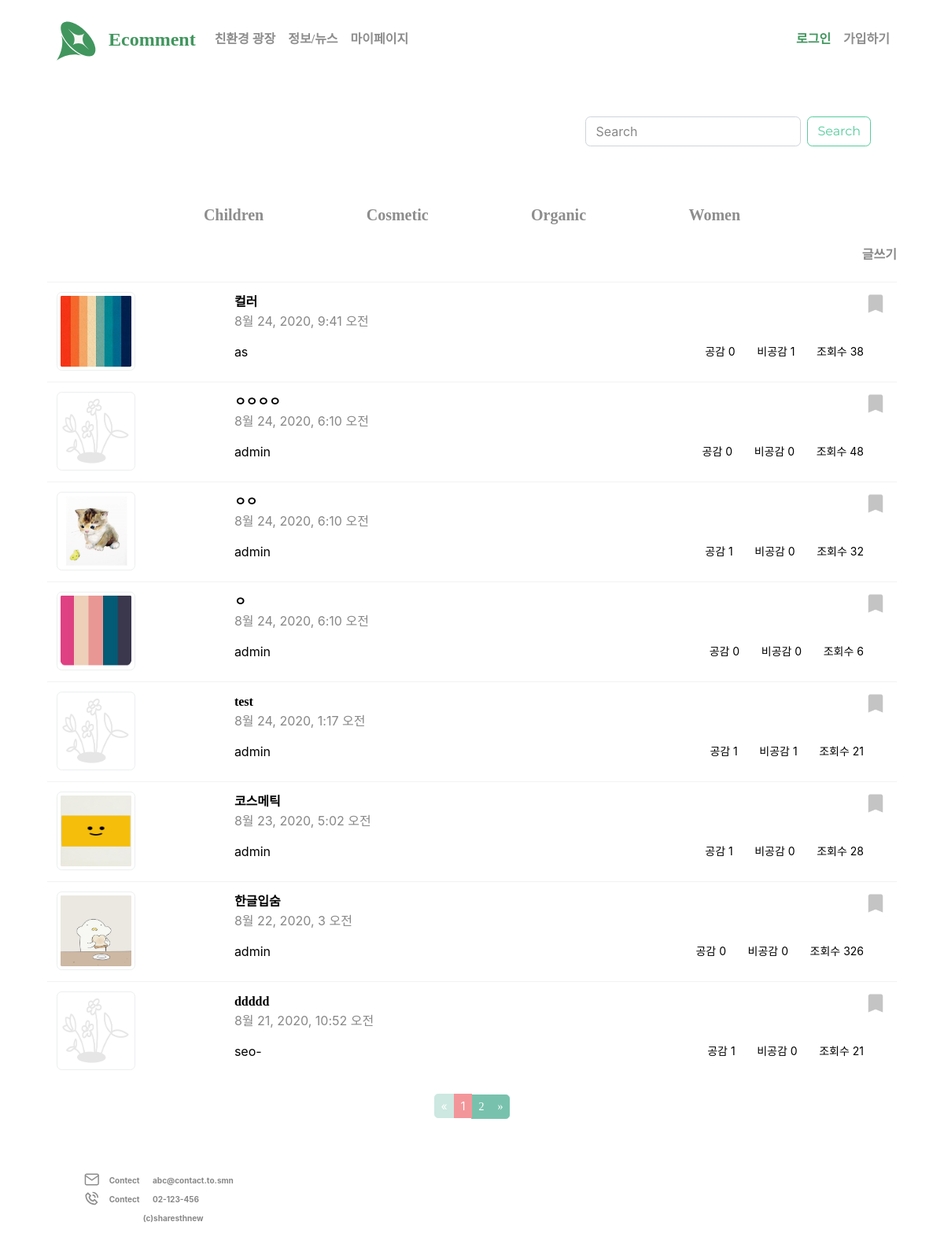
Before: /community/list/ with the older database file.
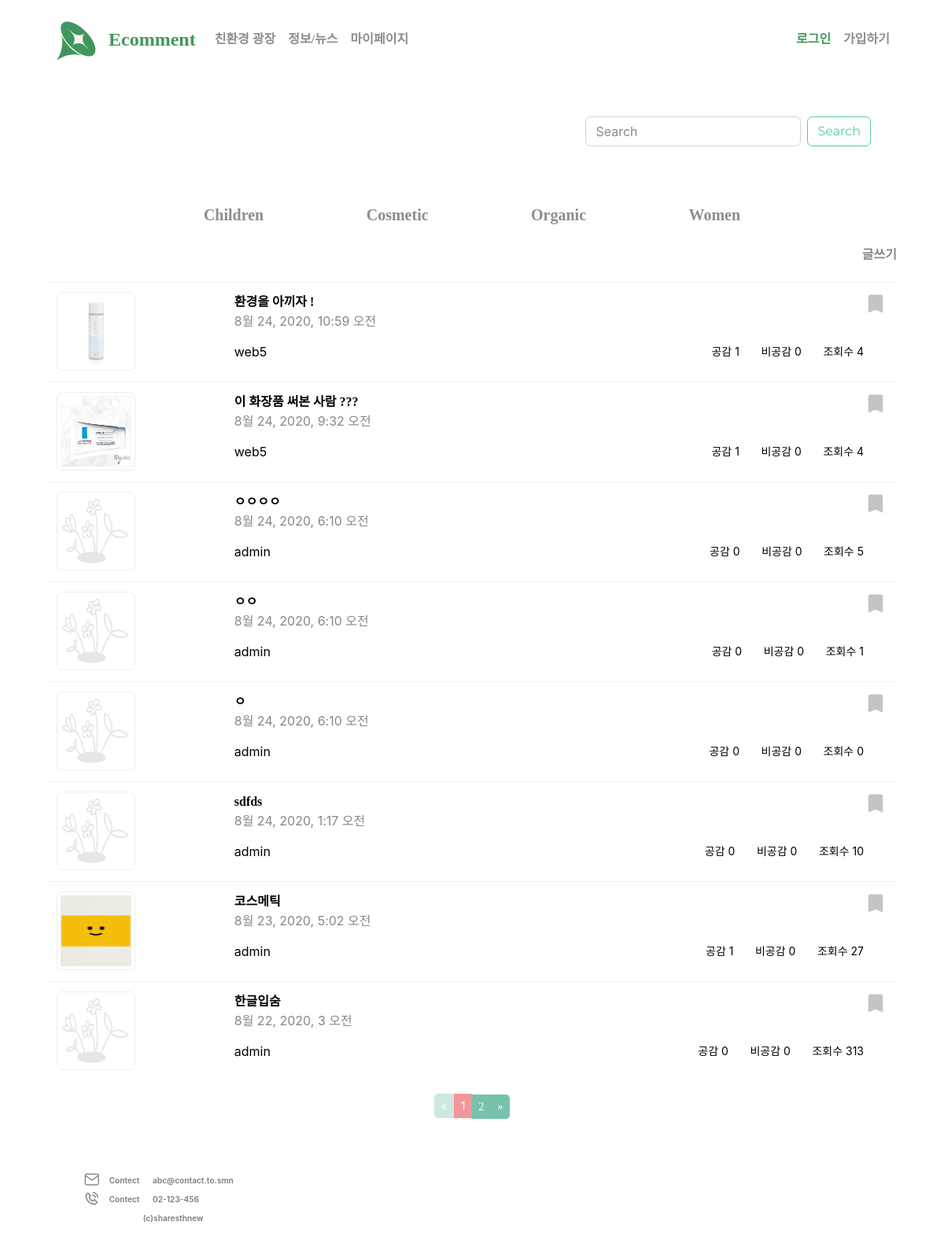
After: the same page with the newer database file.
### community/models.py (models this page shows, shortened)
class Category(models.Model):
    name = models.CharField(max_length=50)
    class Meta:
        ordering =['name']
    def __str__(self):
        return self.name

class Post(models.Model):
    author = models.ForeignKey(User, on_delete=models.CASCADE, related_name='user',null=True)
    title = models.CharField(max_length = 200,null=True)
    category = models.CharField(max_length=200, default='uncategorized')
    text = models.TextField(max_length = 1700, null=True)
    image = models.ImageField(upload_to= 'community/community_photo/%Y/%m/%d',null=True, blank=True)
    created = models.DateTimeField(auto_now_add=True,null=True)
    updated = models.DateTimeField(auto_now=True)
    like = models.ManyToManyField(User, related_name='like_post', blank=True)
    unlike = models.ManyToManyField(User, related_name='unlike_post', blank=True)
    favorite = models.ManyToManyField(User, related_name='favorite_post', blank=True)
    hits = models.PositiveIntegerField(default = 0)
    class Meta:
        ordering = ['-created']

### community/views.py (the view)
# urls.py: path("list/",PostList.as_view(), name='list'),
class PostList(ListView):
    model = Post
    template_name_suffix = '_list'
    context_object_name = 'Posts'
    paginate_by = 8
    cats = Category.objects.all()
    def get_context_data(self, *args, **kwargs):
        cat_menu = Category.objects.all()
        context = super(PostList,self).get_context_data(*args, **kwargs)
        context["cat_menu"] = cat_menu
        return context

### templates/community/post_list.html (shortened to what this page needs)
{% extends 'base.html' %}
{% block content %}
        <form class="form-inline m-5 float-right" action="{% url 'community:search' %}" method="post">
      <input class="form-control mr-sm-2" type="search" placeholder="Search" aria-label="Search" name="q" value="{{q}}">
      <button class="btn btn-outline-success my-2 my-sm-0" type="submit">Search</button>
    </form>
    <div class="container">
        <div class="col text-center my-4">
            {% for item in cat_menu %}
                <a style="font-size: 20px;margin: 6%;" href="{% url 'community:category' item %}"> {{ item }}</a>
            {%endfor%}
        </div>
        {% if user.is_authenticated %}
            <a style="float: right;margin-bottom:2%;" href="{% url 'community:create' %}">글쓰기</a>
        {% else %}
            <a style="cursor:pointer;float:right;margin-bottom:2%" data-toggle="modal" data-target="#myModal"> 글쓰기 </a>
        {% endif %}
        <div class="table-responsive">
            <table class="table">
                {% for object in object_list %}
                    <tr>
                        <td><a href="{% url 'community:detail' object.id %}">
                            {% if object.image %}
                                <img src="{{ object.image.url }}" alt="..." class="img-thumbnail" style="width:100px;height:100px;">
                            {% else %}
                                <img src="/static/image/alt.png" alt="..." class="img-thumbnail" style="width:100px;height:100px;">
                            {% endif %}
                        </a></td>
                        <th scope="row"><a style="color: #000000;" href="{% url 'community:detail' object.id %}">{{object.title}}</a><br><span style="font-weight: normal">{{object.created}}</span>
                            <br><span style="display: block;margin-top:15px;color: #000000;font-weight: normal">{{object.author}}</span></th>
                        <td><span><a href="{% url 'community:favorite' object.id %}" class="float-right">{% if user in object.favorite.all %} <img src="/static/image/sc_active.png"> {%else%} <img src="/static/image/scrab.png">{% endif %}</a></span><p style="margin-top:65px;float:right; font-weight:normal;font-size:14px;color: #000000;">공감 <span> {{ object.like.all.count}} </span>&nbsp&nbsp&nbsp&nbsp&nbsp&nbsp비공감 <span> {{ object.unlike.all.count}} </span>&nbsp&nbsp&nbsp&nbsp&nbsp&nbsp조회수 <span> {{ object.hits }} </span></p></td>
                    </tr>
                {% endfor %}
            </table>
        </div>
    </div>
    {% include 'community/pagination.html' %}
    {% include 'footer.html' %}
{% endblock %}

Changed rows visible on the page:
removed Post: image (picture), title "컬러", created "8월 24, 2020, 9:41 오전", author "as", like.all.count "0", unlike.all.count "1", hits "38"
no longer on this page (row edited): Post: title "ddddd", created "8월 21, 2020, 10:52 오전", author "seo-", like.all.count "1", unlike.all.count "0", hits "21"
added Post: image (picture), title "환경을 아끼자 !", created "8월 24, 2020, 10:59 오전", author "web5", like.all.count "1", unlike.all.count "0", hits "4"
added Post: image (picture), title "이 화장품 써본 사람 ???", created "8월 24, 2020, 9:32 오전", author "web5", like.all.count "1", unlike.all.count "0", hits "4"
changed Post "ㅇㅇㅇㅇ": hits "48" → "5"
changed Post "ㅇㅇ": like.all.count "1" → "0"; hits "32" → "1"; image: picture removed
changed Post (number 5 of 8 on the later page): hits "6" → "0"; image: picture removed
changed Post: title "test" → "sdfds"; like.all.count "1" → "0"; unlike.all.count "1" → "0"; hits "21" → "10"
changed Post "코스메틱": hits "28" → "27"
changed Post "한글입숨": hits "326" → "313"; image: picture removed
